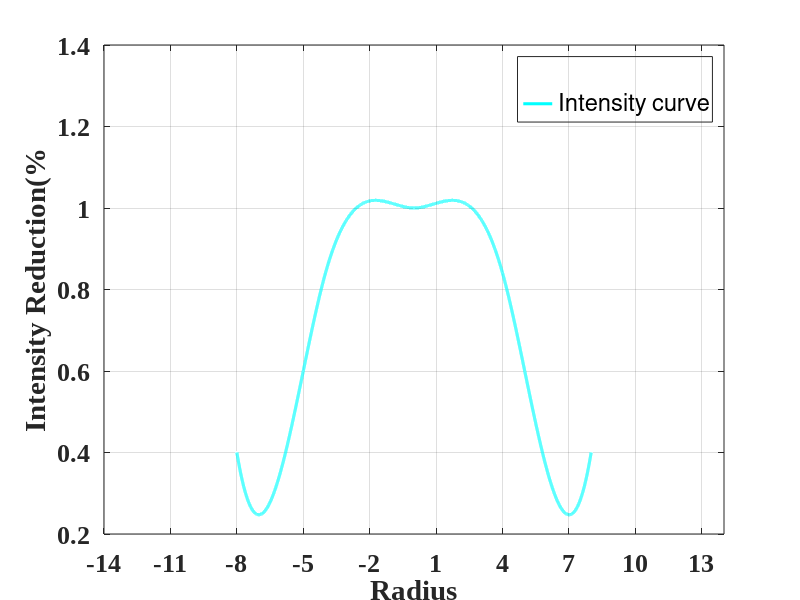

MATLAB code for this plot:
%%%%%%%%%%%%%%%%%%%%%%%%%%%%pentanol
start_1_lam1=[
   -8
   -5
   -4
   0
   4
   5
   8
];

%FUNDAMENTAL MODE imaginary part
start_1_img=[
   0.4
   0.6
   0.84
   1.0
   0.84
   0.60
   0.40
     
    ];

  x=-14:0.0005:14;
  y=interp1(start_1_lam1,start_1_img,x,'spline');
plot(start_1_lam1,start_1_img,'.w',x,y,'cyan','LineWidth',2.2);

set(gca,'FontSize',12,'FontName','Times New Roman','fontweight','b','xtick',[-14:3:14])
%set(gca,'FontSize',12,'FontName','Times New Roman','fontweight','b','ytick',[1.6:0.2:2.6])
xlabel('Radius','FontSize',18);
ylabel('Intensity Reduction(%','FontSize',18);
%ylim([1.55 2.6]);
xlim([-14 14]);
set(gca,'FontSize',19); % size of tick marks on both axes
lgnd=legend(' ','Intensity curve');
set(lgnd,'color','none');
grid on